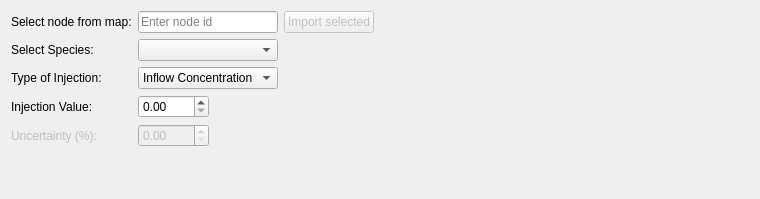
           <widget class="QWidget" name="tab_injection">
            <property name="enabled">
             <bool>true</bool>
            </property>
            <attribute name="title">
             <string>Injection</string>
            </attribute>
            <layout class="QGridLayout" name="gridLayout_10">
             <item row="1" column="0">
              <spacer name="verticalSpacer_3">
               <property name="sizePolicy">
                <sizepolicy hsizetype="Preferred" vsizetype="Preferred">
                 <horstretch>0</horstretch>
                 <verstretch>0</verstretch>
                </sizepolicy>
               </property>
               <property name="orientation">
                <enum>Qt::Vertical</enum>
               </property>
               <property name="sizeHint" stdset="0">
                <size>
                 <width>20</width>
                 <height>41</height>
                </size>
               </property>
              </spacer>
             </item>
             <item row="0" column="0">
              <layout class="QGridLayout" name="gridLayout_9">
               <item row="4" column="2" colspan="2">
                <spacer name="horizontalSpacer_8">
                 <property name="sizePolicy">
                  <sizepolicy hsizetype="Minimum" vsizetype="Minimum">
                   <horstretch>0</horstretch>
                   <verstretch>0</verstretch>
                  </sizepolicy>
                 </property>
                 <property name="orientation">
                  <enum>Qt::Horizontal</enum>
                 </property>
                 <property name="sizeHint" stdset="0">
                  <size>
                   <width>157</width>
                   <height>20</height>
                  </size>
                 </property>
                </spacer>
               </item>
               <item row="0" column="0">
                <widget class="QLabel" name="label_20">
                 <property name="sizePolicy">
                  <sizepolicy hsizetype="Preferred" vsizetype="Preferred">
                   <horstretch>0</horstretch>
                   <verstretch>0</verstretch>
                  </sizepolicy>
                 </property>
                 <property name="text">
                  <string>Select node from map:</string>
                 </property>
                </widget>
               </item>
               <item row="2" column="0">
                <widget class="QLabel" name="type_injection_lbl_4">
                 <property name="sizePolicy">
                  <sizepolicy hsizetype="Preferred" vsizetype="Preferred">
                   <horstretch>0</horstretch>
                   <verstretch>0</verstretch>
                  </sizepolicy>
                 </property>
                 <property name="text">
                  <string>Type of Injection:</string>
                 </property>
                </widget>
               </item>
               <item row="3" column="1">
                <widget class="QDoubleSpinBox" name="injection_rate">
                 <property name="sizePolicy">
                  <sizepolicy hsizetype="Preferred" vsizetype="Preferred">
                   <horstretch>0</horstretch>
                   <verstretch>0</verstretch>
                  </sizepolicy>
                 </property>
                 <property name="maximum">
                  <double>1000.000000000000000</double>
                 </property>
                </widget>
               </item>
               <item row="4" column="1">
                <widget class="QDoubleSpinBox" name="uncertainty_injection">
                 <property name="enabled">
                  <bool>false</bool>
                 </property>
                 <property name="sizePolicy">
                  <sizepolicy hsizetype="Preferred" vsizetype="Preferred">
                   <horstretch>0</horstretch>
                   <verstretch>0</verstretch>
                  </sizepolicy>
                 </property>
                 <property name="maximum">
                  <double>100.000000000000000</double>
                 </property>
                </widget>
               </item>
               <item row="0" column="1" colspan="2">
                <widget class="QLineEdit" name="node_selected_injection">
                 <property name="sizePolicy">
                  <sizepolicy hsizetype="Preferred" vsizetype="Preferred">
                   <horstretch>0</horstretch>
                   <verstretch>0</verstretch>
                  </sizepolicy>
                 </property>
                 <property name="text">
                  <string/>
                 </property>
                 <property name="placeholderText">
                  <string>Enter node id</string>
                 </property>
                </widget>
               </item>
               <item row="0" column="3">
                <widget class="QPushButton" name="import_node_injection">
                 <property name="enabled">
                  <bool>false</bool>
                 </property>
                 <property name="sizePolicy">
                  <sizepolicy hsizetype="Preferred" vsizetype="Preferred">
                   <horstretch>0</horstretch>
                   <verstretch>0</verstretch>
                  </sizepolicy>
                 </property>
                 <property name="text">
                  <string>Import selected</string>
                 </property>
                </widget>
               </item>
               <item row="1" column="1" colspan="2">
                <widget class="QComboBox" name="model_species_injection">
                 <property name="enabled">
                  <bool>true</bool>
                 </property>
                 <property name="sizePolicy">
                  <sizepolicy hsizetype="Preferred" vsizetype="Preferred">
                   <horstretch>0</horstretch>
                   <verstretch>0</verstretch>
                  </sizepolicy>
                 </property>
                </widget>
               </item>
               <item row="1" column="0">
                <widget class="QLabel" name="lbl_select_species_9">
                 <property name="sizePolicy">
                  <sizepolicy hsizetype="Preferred" vsizetype="Preferred">
                   <horstretch>0</horstretch>
                   <verstretch>0</verstretch>
                  </sizepolicy>
                 </property>
                 <property name="text">
                  <string>Select Species:</string>
                 </property>
                </widget>
               </item>
               <item row="3" column="0">
                <widget class="QLabel" name="injection_rate_lbl_4">
                 <property name="sizePolicy">
                  <sizepolicy hsizetype="Preferred" vsizetype="Preferred">
                   <horstretch>0</horstretch>
                   <verstretch>0</verstretch>
                  </sizepolicy>
                 </property>
                 <property name="text">
                  <string>Injection Value:</string>
                 </property>
                </widget>
               </item>
               <item row="2" column="1" colspan="2">
                <widget class="QComboBox" name="injection_types">
                 <property name="sizePolicy">
                  <sizepolicy hsizetype="Preferred" vsizetype="Preferred">
                   <horstretch>0</horstretch>
                   <verstretch>0</verstretch>
                  </sizepolicy>
                 </property>
                 <item>
                  <property name="text">
                   <string>Inflow Concentration</string>
                  </property>
                 </item>
                 <item>
                  <property name="text">
                   <string>Mass Inflow Booster</string>
                  </property>
                 </item>
                 <item>
                  <property name="text">
                   <string>Set Point Booster</string>
                  </property>
                 </item>
                 <item>
                  <property name="text">
                   <string>Flow Paced Booster</string>
                  </property>
                 </item>
                </widget>
               </item>
               <item row="4" column="0">
                <widget class="QLabel" name="uncertainty_inj_lbl_4">
                 <property name="enabled">
                  <bool>false</bool>
                 </property>
                 <property name="sizePolicy">
                  <sizepolicy hsizetype="Preferred" vsizetype="Preferred">
                   <horstretch>0</horstretch>
                   <verstretch>0</verstretch>
                  </sizepolicy>
                 </property>
                 <property name="text">
                  <string>Uncertainty (%):</string>
                 </property>
                </widget>
               </item>
               <item row="3" column="2" colspan="2">
                <spacer name="horizontalSpacer_6">
                 <property name="sizePolicy">
                  <sizepolicy hsizetype="Minimum" vsizetype="Minimum">
                   <horstretch>0</horstretch>
                   <verstretch>0</verstretch>
                  </sizepolicy>
                 </property>
                 <property name="orientation">
                  <enum>Qt::Horizontal</enum>
                 </property>
                 <property name="sizeHint" stdset="0">
                  <size>
                   <width>157</width>
                   <height>20</height>
                  </size>
                 </property>
                </spacer>
               </item>
              </layout>
             </item>
             <item row="0" column="1">
              <spacer name="horizontalSpacer_9">
               <property name="sizePolicy">
                <sizepolicy hsizetype="Preferred" vsizetype="Minimum">
                 <horstretch>0</horstretch>
                 <verstretch>0</verstretch>
                </sizepolicy>
               </property>
               <property name="orientation">
                <enum>Qt::Horizontal</enum>
               </property>
               <property name="sizeType">
                <enum>QSizePolicy::Preferred</enum>
               </property>
               <property name="sizeHint" stdset="0">
                <size>
                 <width>375</width>
                 <height>20</height>
                </size>
               </property>
              </spacer>
             </item>
            </layout>
           </widget>
